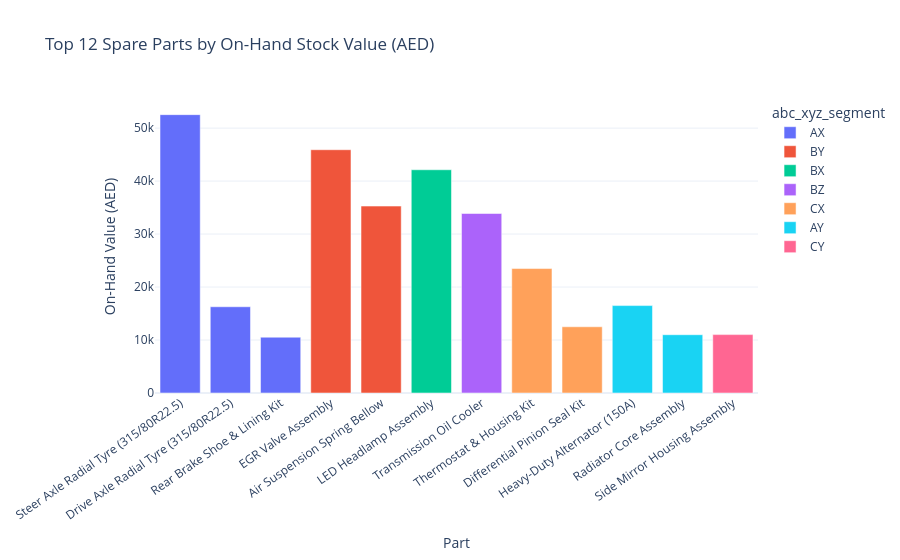

The code cell stored with this chart in its notebook:
### Markdown cell above
#### **Slow-Moving & High-DOS Stock Audit**

### Code cell
slow_df = metrics_df[metrics_df["is_slow_moving"] | (metrics_df["net_days_of_supply"] > 180)].copy()
slow_cols = [
    "part_number",
    "part_name",
    "abc_xyz_segment",
    "months_since_last_issue",
    "on_hand_qty",
    "net_available_stock",
    "net_days_of_supply",
    "on_hand_value_aed",
]
print(f"Slow-moving / high-DOS parts identified: {len(slow_df)}")
display(slow_df[slow_cols].sort_values("on_hand_value_aed", ascending=False))

fig = px.bar(
    metrics_df.sort_values("on_hand_value_aed", ascending=False).head(12),
    x="part_name",
    y="on_hand_value_aed",
    color="abc_xyz_segment",
    title="Top 12 Spare Parts by On-Hand Stock Value (AED)",
    labels={"on_hand_value_aed": "On-Hand Value (AED)", "part_name": "Part"},
)
fig.update_layout(xaxis_tickangle=-35, template="plotly_white")
fig.show()

### Figure 1 — Plotly figure (JSON) as saved in the notebook; plotly's stock layout.template omitted (floating-point values rounded to 4 significant figures)
{"data": [{"hovertemplate": "abc_xyz_segment=AX<br>Part=%{x}<br>On-Hand Value (AED)=%{y}<extra></extra>", "legendgroup": "AX", "marker": {"color": "#636efa", "pattern": {"shape": ""}}, "name": "AX", "orientation": "v", "showlegend": true, "textposition": "auto", "type": "bar", "x": ["Steer Axle Radial Tyre (315/80R22.5)", "Drive Axle Radial Tyre (315/80R22.5)", "Rear Brake Shoe & Lining Kit"], "xaxis": "x", "y": [52540.0, 16280.0, 10530.0], "yaxis": "y"}, {"hovertemplate": "abc_xyz_segment=BY<br>Part=%{x}<br>On-Hand Value (AED)=%{y}<extra></extra>", "legendgroup": "BY", "marker": {"color": "#EF553B", "pattern": {"shape": ""}}, "name": "BY", "orientation": "v", "showlegend": true, "textposition": "auto", "type": "bar", "x": ["EGR Valve Assembly", "Air Suspension Spring Bellow"], "xaxis": "x", "y": [45920.0, 35280.0], "yaxis": "y"}, {"hovertemplate": "abc_xyz_segment=BX<br>Part=%{x}<br>On-Hand Value (AED)=%{y}<extra></extra>", "legendgroup": "BX", "marker": {"color": "#00cc96", "pattern": {"shape": ""}}, "name": "BX", "orientation": "v", "showlegend": true, "textposition": "auto", "type": "bar", "x": ["LED Headlamp Assembly"], "xaxis": "x", "y": [42140.0], "yaxis": "y"}, {"hovertemplate": "abc_xyz_segment=BZ<br>Part=%{x}<br>On-Hand Value (AED)=%{y}<extra></extra>", "legendgroup": "BZ", "marker": {"color": "#ab63fa", "pattern": {"shape": ""}}, "name": "BZ", "orientation": "v", "showlegend": true, "textposition": "auto", "type": "bar", "x": ["Transmission Oil Cooler"], "xaxis": "x", "y": [33880.0], "yaxis": "y"}, {"hovertemplate": "abc_xyz_segment=CX<br>Part=%{x}<br>On-Hand Value (AED)=%{y}<extra></extra>", "legendgroup": "CX", "marker": {"color": "#FFA15A", "pattern": {"shape": ""}}, "name": "CX", "orientation": "v", "showlegend": true, "textposition": "auto", "type": "bar", "x": ["Thermostat & Housing Kit", "Differential Pinion Seal Kit"], "xaxis": "x", "y": [23490.0, 12500.0], "yaxis": "y"}, {"hovertemplate": "abc_xyz_segment=AY<br>Part=%{x}<br>On-Hand Value (AED)=%{y}<extra></extra>", "legendgroup": "AY", "marker": {"color": "#19d3f3", "pattern": {"shape": ""}}, "name": "AY", "orientation": "v", "showlegend": true, "textposition": "auto", "type": "bar", "x": ["Heavy-Duty Alternator (150A)", "Radiator Core Assembly"], "xaxis": "x", "y": [16500.0, 11000.0], "yaxis": "y"}, {"hovertemplate": "abc_xyz_segment=CY<br>Part=%{x}<br>On-Hand Value (AED)=%{y}<extra></extra>", "legendgroup": "CY", "marker": {"color": "#FF6692", "pattern": {"shape": ""}}, "name": "CY", "orientation": "v", "showlegend": true, "textposition": "auto", "type": "bar", "x": ["Side Mirror Housing Assembly"], "xaxis": "x", "y": [11020.0], "yaxis": "y"}], "layout": {"barmode": "relative", "legend": {"title": {"text": "abc_xyz_segment"}, "tracegroupgap": 0}, "title": {"text": "Top 12 Spare Parts by On-Hand Stock Value (AED)"}, "xaxis": {"anchor": "y", "domain": [0, 1], "tickangle": -35, "title": {"text": "Part"}}, "yaxis": {"anchor": "x", "domain": [0, 1], "title": {"text": "On-Hand Value (AED)"}}}}
